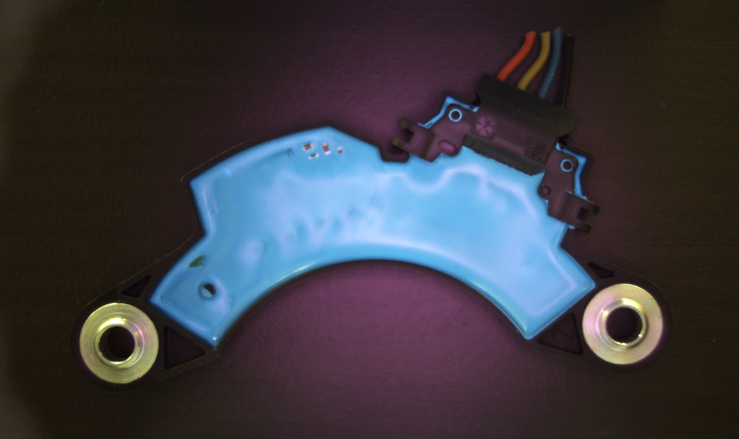
#> input picture front/product_only/M-1_L-1.bmp, 1477 x 878 px, found by its file name (shown at 1/2 size)
$ python hsv_range_thresholding_script.py
#> lines starting #> are read from the running program, lines starting #| are printed output that depends on the picture
import cv2
import numpy as np

# Load multiple images and convert them to HSV
# image_paths = [
#      'back/product only/B0a.bmp','back/product only/B0b.bmp',
#      'back/product only/B1.bmp', 'back/product only/B1a.bmp'
# ]

image_paths = [
    'front/product_only/M-1_L-1.bmp', 'front/product_only/M-1_L0.bmp',
    'front/product_only/M0_L1.bmp','front/product_only/M1_L0.bmp',
]

assert len(image_paths) >= 4, "Please provide at least 8 images for a 4x2 layout"

images = [cv2.imread(p) for p in image_paths]
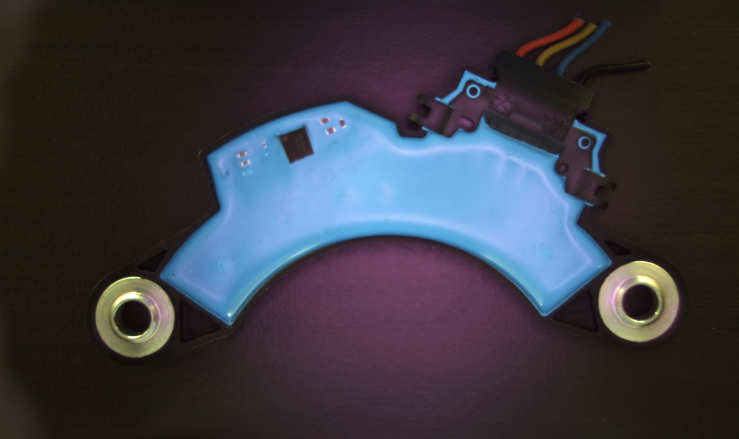
#> input picture front/product_only/M-1_L0.bmp, 1477 x 878 px, found by its file name (shown at 1/2 size)
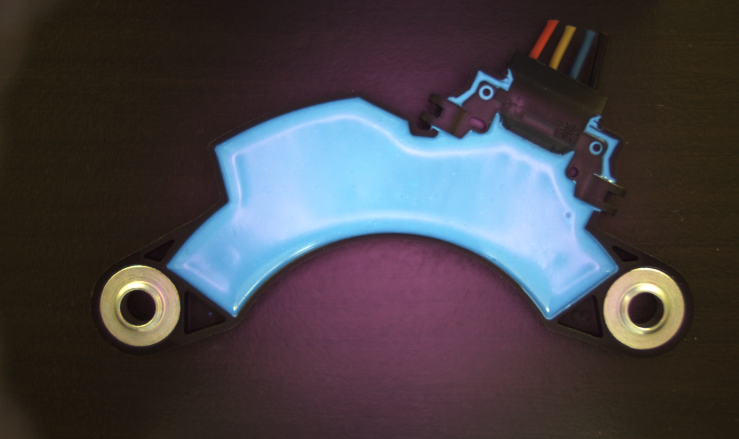
#> input picture front/product_only/M0_L1.bmp, 1477 x 878 px, found by its file name (shown at 1/2 size)
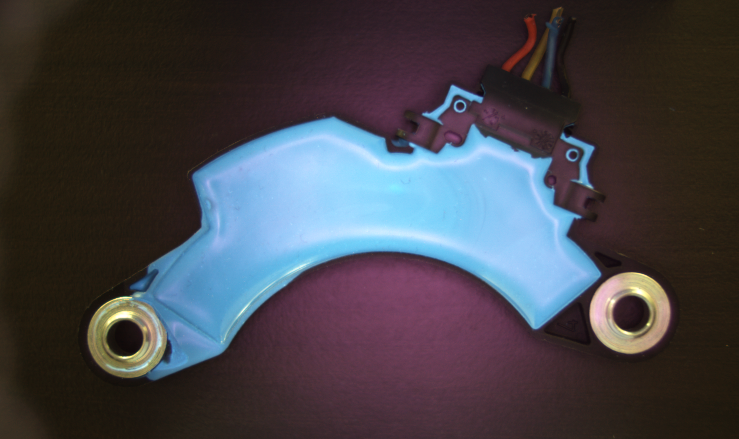
#> input picture front/product_only/M1_L0.bmp, 1477 x 878 px, found by its file name (shown at 1/2 size)
#> images = 4 items

# Find the size of the smallest image
min_height = min(img.shape[0] for img in images)
#> min_height = 878
min_width = min(img.shape[1] for img in images)
#> min_width = 1477

# Resize all images to the size of the smallest image
resized_images = [cv2.resize(img, (min_width, min_height)) for img in images]
#> resized_images = 4 items
hsv_images = [cv2.cvtColor(img, cv2.COLOR_BGR2HSV) for img in resized_images]
#> hsv_images = 4 items

def update_mask(*_):
    h_low = cv2.getTrackbarPos('Hue (Low)', 'Control Window')
    h_high = cv2.getTrackbarPos('Hue (High)', 'Control Window')
    s_low = cv2.getTrackbarPos('Saturation (Low)', 'Control Window')
    s_high = cv2.getTrackbarPos('Saturation (High)', 'Control Window')
    v_low = cv2.getTrackbarPos('Value (Low)', 'Control Window')
    v_high = cv2.getTrackbarPos('Value (High)', 'Control Window')

    lower_blue = np.array([h_low, s_low, v_low])
    upper_blue = np.array([h_high, s_high, v_high])

    # Apply mask to each image and then apply morphological opening operation
    kernel = np.ones((2,2),np.uint8)  # 5x5 kernel for opening, you can adjust this size if needed
    masks = [cv2.morphologyEx(cv2.inRange(hsv, lower_blue, upper_blue), cv2.MORPH_OPEN, kernel) for hsv in hsv_images]
#> masks = 4 items

    # Concatenate images and masks in 4x2 layout
    orig_rows = [np.hstack(resized_images[i:i+2]) for i in range(0, 4, 2)]
#> orig_rows = 2 items
    mask_rows = [np.hstack(masks[i:i+2]) for i in range(0, 4, 2)]
#> mask_rows = 2 items

    combined_images = np.vstack(orig_rows)
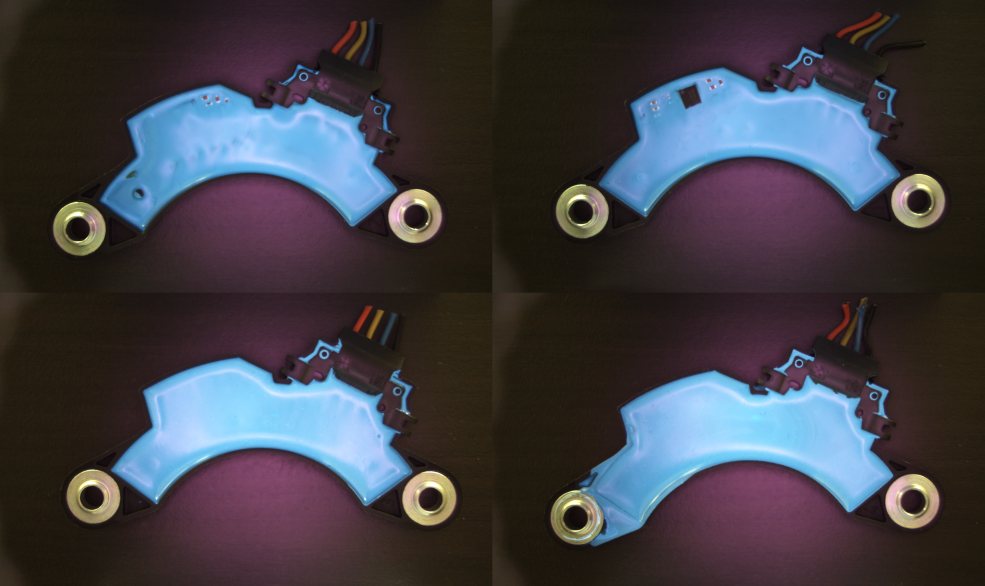
#> combined_images: shape (1756, 2954, 3) (shown at 1/3 size); mean of channels 0, 1, 2 69.7, 62.7, 64.1; drawn as B, G, R
    combined_masks = np.vstack(mask_rows)
#> combined_masks: shape (1756, 2954); every value is 255

    # Stack original images and masks vertically
    # final_display = np.vstack([combined_images, combined_masks])
    print(lower_blue, upper_blue)
    cv2.imshow('Images and Masks', combined_masks)

cv2.namedWindow('Control Window')

# Create trackbars
cv2.createTrackbar('Hue (Low)', 'Control Window', 0, 180, update_mask)
cv2.createTrackbar('Hue (High)', 'Control Window', 180, 180, update_mask)
cv2.createTrackbar('Saturation (Low)', 'Control Window', 0, 255, update_mask)
cv2.createTrackbar('Saturation (High)', 'Control Window', 255, 255, update_mask)
cv2.createTrackbar('Value (Low)', 'Control Window', 0, 255, update_mask)
cv2.createTrackbar('Value (High)', 'Control Window', 255, 255, update_mask)

# Display initial state
update_mask()

cv2.waitKey(0)
cv2.destroyAllWindows()
